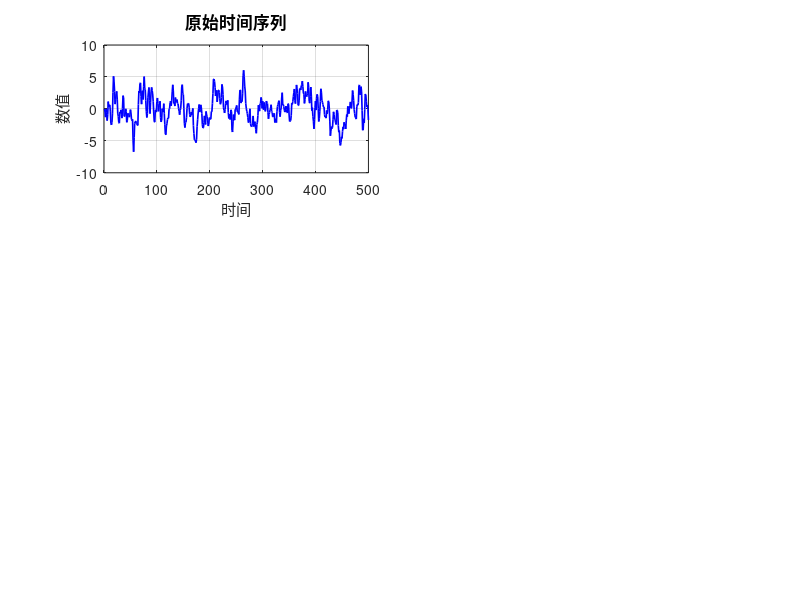

Write MATLAB code to recreate this figure. (Note: this script raises an error after producing the figure.)
%% ARIMA(p,d,q) 建模与预测（无工具箱，含自动选型/常数项/正确方差）— Final
clear; clc; close all;

%% 1) 生成或导入原始序列（你也可以把这里替换成自己的 y）
rng(42);
n = 500;
AR_coef = 0.7; MA_coef = 0.5;
e = randn(n,1);
y = zeros(n,1); y(1)=e(1);
for t=2:n, y(t)=AR_coef*y(t-1)+e(t)+MA_coef*e(t-1); end

fprintf('========== ARIMA 自动建模 ==========\n\n');
fprintf('样本长度: %d, 均值: %.4f, 标准差: %.4f\n\n', length(y), mean(y), std(y));

figure('Position',[80,80,1200,780]);
subplot(3,2,1); plot(y,'b','LineWidth',1.2); grid on;
title('原始时间序列','FontSize',12); xlabel('时间'); ylabel('数值');

%% 2) 自动定阶：在 d∈{0,1,2}、p,q∈[0,5] 上最小化 AIC
max_p=5; max_q=5; d_candidates=0:2;
best = struct('aic',inf,'p',0,'q',0,'d',0,'ar',[],'ma',[],'c',0,'sigma2',NaN,'logL',-inf);

for d = d_candidates
    yd = difference_series(y,d);       % 差分 d 次
    for p = 0:max_p
        for q = 0:max_q
            try
                include_const = (d==0);             % d>0 通常不估计常数
                [phi, theta, c, sigma2, logL] = fit_arma(yd, p, q, include_const);
                k = p + q + (include_const~=0);
                aic = -2*logL + 2*k;
                if aic < best.aic && isfinite(aic)
                    best = struct('aic',aic,'p',p,'q',q,'d',d, ...
                        'ar',phi,'ma',theta,'c',c,'sigma2',sigma2,'logL',logL);
                end
            catch
                % 忽略失败组合
            end
        end
    end
end

p=best.p; q=best.q; d=best.d;
ar_coef=best.ar; ma_coef=best.ma; c=best.c; sigma2=best.sigma2;

fprintf('最优模型：ARIMA(%d,%d,%d)\n', p,d,q);
fprintf('AIC=%.3f, logL=%.3f, sigma^2=%.4f, 常数项 c=%.4f\n\n', best.aic, best.logL, sigma2, c);

%% 3) ACF / PACF（在最优差分尺度上）
yd = difference_series(y,d);
max_lag=20;
acf_vals = compute_acf(yd,max_lag);
pacf_vals = compute_pacf(yd,max_lag);
subplot(3,2,3);
stem(0:max_lag,acf_vals,'filled'); grid on; title('ACF (差分尺度)','FontSize',12);
yline([1 -1]*1.96/sqrt(length(yd)),'r--'); xlabel('滞后'); ylabel('ACF');
subplot(3,2,4);
stem(1:max_lag,pacf_vals(2:end),'filled'); grid on; title('PACF (差分尺度)','FontSize',12);
yline([1 -1]*1.96/sqrt(length(yd)),'r--'); xlabel('滞后'); ylabel('PACF');

%% 4) 残差与白噪声检验（差分尺度）
residuals = compute_residuals_const(yd, ar_coef, ma_coef, c);
subplot(3,2,2);
plot(yd,'r','LineWidth',1.1); grid on;
title(sprintf('平稳化数据 d=%d',d),'FontSize',12); xlabel('时间'); ylabel('数值');

subplot(3,2,5); plot(residuals,'k','LineWidth',1); grid on;
title('残差序列','FontSize',12); xlabel('时间'); ylabel('残差');

subplot(3,2,6);
histogram(residuals,20,'Normalization','pdf'); hold on;
xx=linspace(mean(residuals)-3*std(residuals),mean(residuals)+3*std(residuals),200);
plot(xx,normpdf(xx,mean(residuals),std(residuals)),'r','LineWidth',1.5);
grid on; title('残差分布','FontSize',12);

res_acf = compute_acf(residuals, 15);
lb_stat = length(residuals)*sum(res_acf(2:end).^2);
try pval = 1-chi2cdf(lb_stat,15); catch, pval = gammainc(lb_stat/2,15/2,'upper'); end
fprintf('Ljung-Box: 统计量=%.3f, p=%.4f  (p>0.05 ⇒ 残差近似白噪声)\n\n', lb_stat, pval);

%% 5) 预测（差分尺度 -> 原尺度），步长=20
forecast_steps = 20;
[fc_diff, ci_diff] = predict_arma_const(yd, ar_coef, ma_coef, c, forecast_steps, sigma2); % 差分尺度
[fc_level, lo_level, hi_level] = undifference_forecast(y, fc_diff, ci_diff, d);          % 还原到原尺度

% 展示预测数值
fprintf('未来 %d 步（原尺度）预测：\n', forecast_steps);
fprintf('步\t点预测\t\t95%%下界\t\t95%%上界\n');
for h=1:forecast_steps
    fprintf('%2d\t% .4f\t% .4f\t% .4f\n', h, fc_level(h), lo_level(h), hi_level(h));
end

%% 6) 作图（原尺度）
figure('Position',[90,90,1000,600]);
plot(1:length(y),y,'b-','LineWidth',1.8,'DisplayName','原始数据'); hold on;
tf = length(y)+(1:forecast_steps);
plot(tf,fc_level,'ro-','LineWidth',1.8,'MarkerSize',6,'DisplayName','预测值');
fill([tf, fliplr(tf)], [lo_level', fliplr(hi_level')], ...
    'r','FaceAlpha',0.20,'EdgeColor','none','DisplayName','95%置信区间');
legend('Location','best'); grid on;
xlabel('时间'); ylabel('数值');
title(sprintf('ARIMA(%d,%d,%d) 模型预测结果（原尺度）',p,d,q),'FontSize',14);
xlim([length(y)-min(200,length(y)-1), length(y)+forecast_steps]);

fprintf('========== 结束 ==========\n');

%% ================= 辅助函数 =================

function yd = difference_series(y,d)
    y = y(:);
    if d==0, yd=y; return; end
    yd = y;
    for k=1:d, yd = diff(yd); end
end

function [fc_level, lo_level, hi_level] = undifference_forecast(y, fc_diff, ci_diff, d)
    % 把差分尺度预测还原到原始尺度；支持 d=0,1,2
    y = y(:);
    switch d
        case 0
            fc_level = fc_diff;
            lo_level = ci_diff(:,1); hi_level = ci_diff(:,2);
        case 1
            base = y(end);
            fc_level = base + cumsum(fc_diff);
            lo_level = base + cumsum(ci_diff(:,1));
            hi_level = base + cumsum(ci_diff(:,2));
        case 2
            base1 = y(end);     % y_T
            base2 = y(end) - y(end-1); % Δy_T
            % 第一步开始：y_{T+h} = y_T + h*Δy_T + cumsum( cumsum(Δ^2 预测) )
            fc_level = zeros(length(fc_diff),1);
            lo_level = fc_level; hi_level = fc_level;
            s_fc = cumsum(fc_diff);     % 累Δ^2 → Δ
            s_lo = cumsum(ci_diff(:,1));
            s_hi = cumsum(ci_diff(:,2));
            fc_level = base1 + (1:length(fc_diff))'*base2 + cumsum(s_fc);
            lo_level = base1 + (1:length(fc_diff))'*base2 + cumsum(s_lo);
            hi_level = base1 + (1:length(fc_diff))'*base2 + cumsum(s_hi);
        otherwise
            error('只实现了 d=0/1/2 的还原');
    end
end

% ========== ACF / PACF ==========
function acf_vals = compute_acf(x, max_lag)
    x = x(:) - mean(x);
    c0 = (x'*x) / length(x);
    acf_vals = zeros(max_lag+1,1); acf_vals(1)=1;
    for k=1:max_lag
        ck = (x(1:end-k)'*x(1+k:end))/length(x);
        acf_vals(k+1) = ck / c0;
    end
end

function pacf_vals = compute_pacf(x, max_lag)
    acf_vals = compute_acf(x, max_lag);
    pacf_vals = zeros(max_lag+1,1); pacf_vals(1)=1; pacf_vals(2)=acf_vals(2);
    for k=2:max_lag
        num = acf_vals(k+1);
        for j=1:k-1, num = num - pacf_vals(j+1)*acf_vals(k-j+1); end
        den = 1;
        for j=1:k-1, den = den - pacf_vals(j+1)*acf_vals(j+1); end
        pacf_vals(k+1) = num / max(den,1e-8);
    end
end

% ========== 拟合：带常数项 c、tanh 约束 ==========
function [phi, theta, c, sigma2, logL] = fit_arma(y, p, q, include_const)
    y = y(:); n = length(y);
    if p==0 && q==0
        c = include_const * mean(y);
        res = y - c; sigma2 = max(var(res),1e-8);
        logL = -n/2*log(2*pi*sigma2) - sum(res.^2)/(2*sigma2);
        phi=[]; theta=[]; return;
    end
    k = p+q + (include_const~=0);
    init = zeros(k,1); init(1:p+q) = 0.1*randn(p+q,1); if include_const, init(end)=mean(y); end
    options = optimset('MaxIter',3000,'Display','off','TolFun',1e-7,'TolX',1e-7);
    params = fminsearch(@(w) nll_wrap(y,w,p,q,include_const), init, options);
    [phi,theta,c,~,sigma2,logL] = unpack_and_eval(y,params,p,q,include_const);
end

function nll = nll_wrap(y, w, p, q, include_const)
    try
        [~,~,~,res,sigma2,~] = unpack_and_eval(y,w,p,q,include_const);
        n = length(y);
        nll = n/2*log(2*pi*sigma2) + sum(res.^2)/(2*sigma2);
        if ~isfinite(nll), nll=1e12; end
    catch
        nll = 1e12;
    end
end

function [phi,theta,c,residuals,sigma2,logL] = unpack_and_eval(y,w,p,q,include_const)
    % tanh 变换把 AR/MA 系数限制在 (-0.99,0.99)，提高稳定性
    ptr = 0;
    raw_phi = w(1:p);                    ptr=ptr+p;
    raw_theta = w(ptr+1:ptr+q);          ptr=ptr+q;
    phi   = 0.99*tanh(raw_phi(:)).';
    theta = 0.99*tanh(raw_theta(:)).';
    if include_const, c = w(end); else, c = 0; end
    residuals = compute_residuals_const(y, phi, theta, c);
    sigma2 = max(sum(residuals.^2)/length(y), 1e-8);
    logL = -length(y)/2*log(2*pi*sigma2) - sum(residuals.^2)/(2*sigma2);
end

% ========== 残差（带常数项） ==========
function res = compute_residuals_const(y, phi, theta, c)
    y=y(:); n=length(y); p=length(phi); q=length(theta);
    res=zeros(n,1); e=zeros(n,1);
    for t=1:n
        ar=0; for i=1:p, if t-i>0, ar=ar+phi(i)*y(t-i); end, end
        ma=0; for j=1:q, if t-j>0, ma=ma+theta(j)*e(t-j); end, end
        e(t) = y(t) - (c + ar + ma);
        res(t)=e(t);
    end
end

% ========== 预测（带常数 + 历史 MA 残差 + ψ-权方差） ==========
function [forecast, forecast_ci] = predict_arma_const(y, phi, theta, c, steps, sigma2)
    y=y(:); p=length(phi); q=length(theta);
    e_hist = compute_residuals_const(y, phi, theta, c);
    T = length(y);
    forecast = zeros(steps,1);
    y_ext = [y; zeros(steps,1)];
    e_ext = [e_hist; zeros(steps,1)];    % 未来创新期望为 0

    % 点预测：1..q 步带入"可见历史残差"
    for h=1:steps
        t = T+h;
        ar=0; for i=1:p, ar=ar+phi(i)*y_ext(t-i); end
        ma=0; for j=1:q
            idx=t-j;
            if idx>=1 && idx<=T, ma=ma+theta(j)*e_ext(idx); end
        end
        y_ext(t) = c + ar + ma;
        forecast(h) = y_ext(t);
    end

    % 方差：ψ-权累积
    psi = compute_psi_weights(phi, theta, steps-1);
    fvar = zeros(steps,1);
    for h=1:steps, fvar(h)=sigma2*sum(psi(1:h).^2); end
    z=1.96; forecast_ci=[forecast - z*sqrt(fvar), forecast + z*sqrt(fvar)];
end

function psi = compute_psi_weights(phi, theta, K)
    p=length(phi); q=length(theta);
    psi=zeros(K+1,1); psi(1)=1;
    for k=1:K
        val = 0; if k<=q, val = theta(k); end
        for i=1:p, if k-i>=0, val = val + phi(i)*psi(k-i+1); end, end
        psi(k+1)=val;
    end
end
